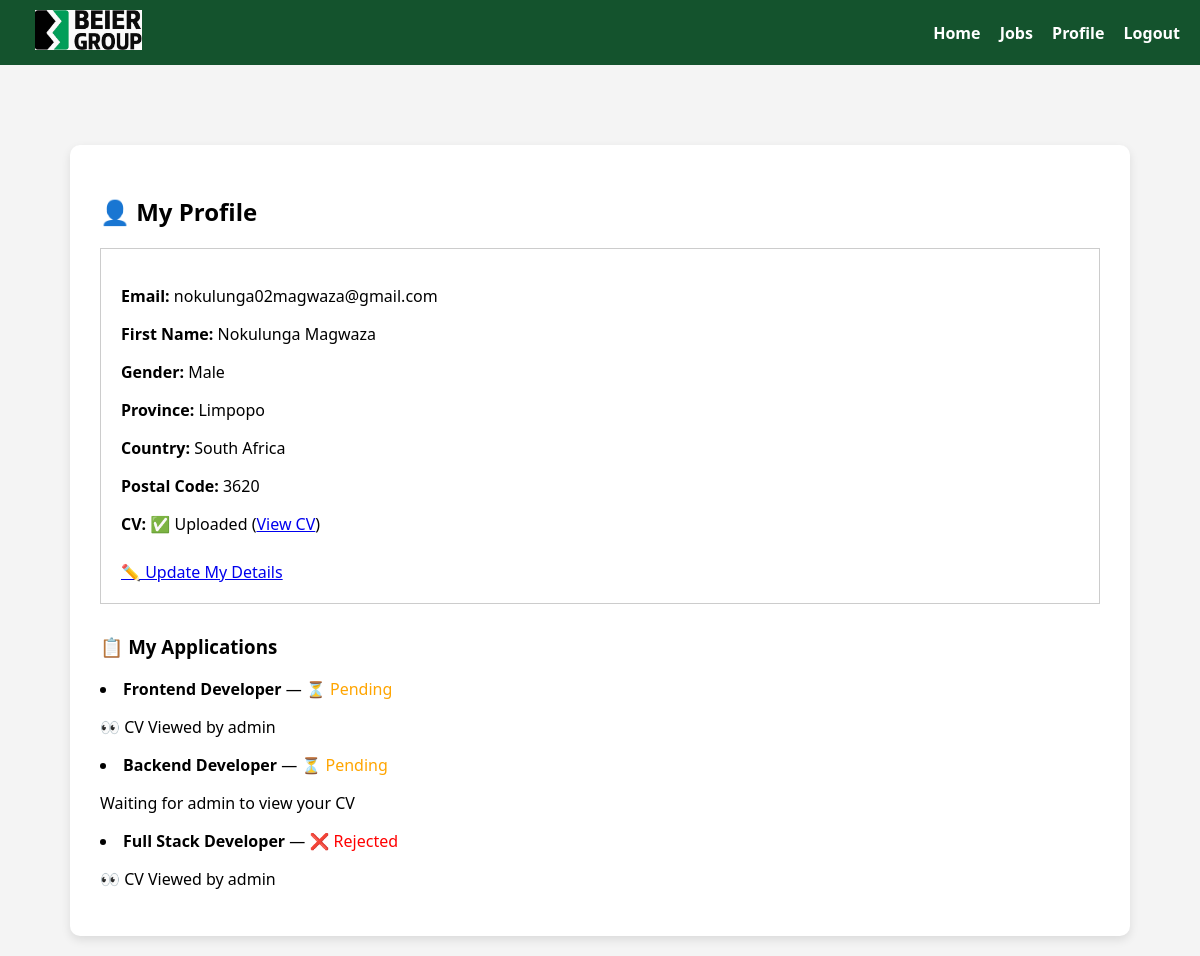
Page /profile (signed in) on the committed database.
### pp.py (models this page shows)
class User(UserMixin, db.Model):
    id = db.Column(db.Integer, primary_key=True)
    email = db.Column(db.String(150), unique=True, nullable=False)
    password = db.Column(db.String(150), nullable=False)
    cv_filename = db.Column(db.String(255))
    first_name = db.Column(db.String(100))
    gender = db.Column(db.String(20))
    province = db.Column(db.String(100))
    country = db.Column(db.String(100))
    postal_code = db.Column(db.String(20))
    is_admin = db.Column(db.Boolean, default=False)
    is_confirmed = db.Column(db.Boolean, default=False)
    application_status = db.Column(db.String(20), default='Pending')

class Application(db.Model):
    id = db.Column(db.Integer, primary_key=True)
    user_id = db.Column(db.Integer, db.ForeignKey('user.id'))
    job_id = db.Column(db.Integer, db.ForeignKey('job.id'))
    status = db.Column(db.String(20), default='Pending')  # ⏳ Pending, ✅ Accepted, ❌ Rejected
    cv_viewed = db.Column(db.Boolean, default=False)
    user = db.relationship('User', backref='applications')
    job = db.relationship('Job', backref='applications')

class Job(db.Model):
    id = db.Column(db.Integer, primary_key=True)
    title = db.Column(db.String(100), nullable=False)
    description = db.Column(db.Text, nullable=False)
    category = db.Column(db.String(50), nullable=False)  # e.g. Tech, Admin, etc.
    created_at = db.Column(db.DateTime, default=datetime.utcnow)

### pp.py (the view)
@app.route('/profile')
@login_required
def profile():
    user_applications = Application.query.filter_by(user_id=current_user.id).all()
    return render_template('profile.html', applications=user_applications)

### pp.py (called while the page is built)
@login_manager.user_loader
def load_user(user_id):
    return User.query.get(int(user_id))

### templates/profile.html (shortened to what this page needs)
{% extends 'base.html' %}
{% block content %}
<h2>👤 My Profile</h2>
<div style="border: 1px solid #ccc; padding: 20px; margin-bottom: 30px;">
    <p><strong>Email:</strong> {{ current_user.email }}</p>
    <p><strong>First Name:</strong> {{ current_user.first_name or 'Not provided' }}</p>
    <p><strong>Gender:</strong> {{ current_user.gender or 'Not provided' }}</p>
    <p><strong>Province:</strong> {{ current_user.province or 'Not provided' }}</p>
    <p><strong>Country:</strong> {{ current_user.country or 'Not provided' }}</p>
    <p><strong>Postal Code:</strong> {{ current_user.postal_code or 'Not provided' }}</p>
    <p><strong>CV:</strong>
        {% if current_user.cv_filename %}
            ✅ Uploaded (<a href="{{ url_for('uploaded_file', filename=current_user.cv_filename) }}" target="_blank">View CV</a>)
        {% else %}
            ❌ No CV uploaded yet.
        {% endif %}
    </p>
    <a href="{{ url_for('update_profile') }}" style="display: inline-block; margin-top: 10px;">✏️ Update My Details</a>
</div>
<h3>📋 My Applications</h3>
{% for application in applications %}
    <li>
        <strong>{{ application.job.title }}</strong> —
        {% if application.status == 'Accepted' %}
            <span style="color: green;">✅ Accepted</span>
            {% if application.cv_viewed %}
                <p>👀 CV Viewed by admin</p>
            {% endif %}
            <p>📬 You will be contacted soon for next steps like interviews. Stay ready! 🎯</p>
        {% elif application.status == 'Rejected' %}
            <span style="color: red;">❌ Rejected</span>
            {% if application.cv_viewed %}
                <p>👀 CV Viewed by admin</p>
            {% endif %}
        {% else %}
            <span style="color: orange;">⏳ Pending</span>
            {% if application.cv_viewed %}
                <p>👀 CV Viewed by admin</p>
            {% else %}
                <p>Waiting for admin to view your CV</p>
            {% endif %}
        {% endif %}
    </li>
{% endfor %}
{% endblock %}

### templates/base.html (style rules this page uses)
body { font-family: 'Segoe UI', sans-serif; background-color: #f4f4f4; margin: 0; }

### rows in the picture
User: email "nokulunga02magwaza@gmail.com", first_name "Nokulunga Magwaza", gender "Male", province "Limpopo", country "South Africa", postal_code "3620"
Application: job "Frontend Developer", status "⏳ Pending"
Application: job "Backend Developer", status "⏳ Pending"
Application: job "Full Stack Developer", status "❌ Rejected"
